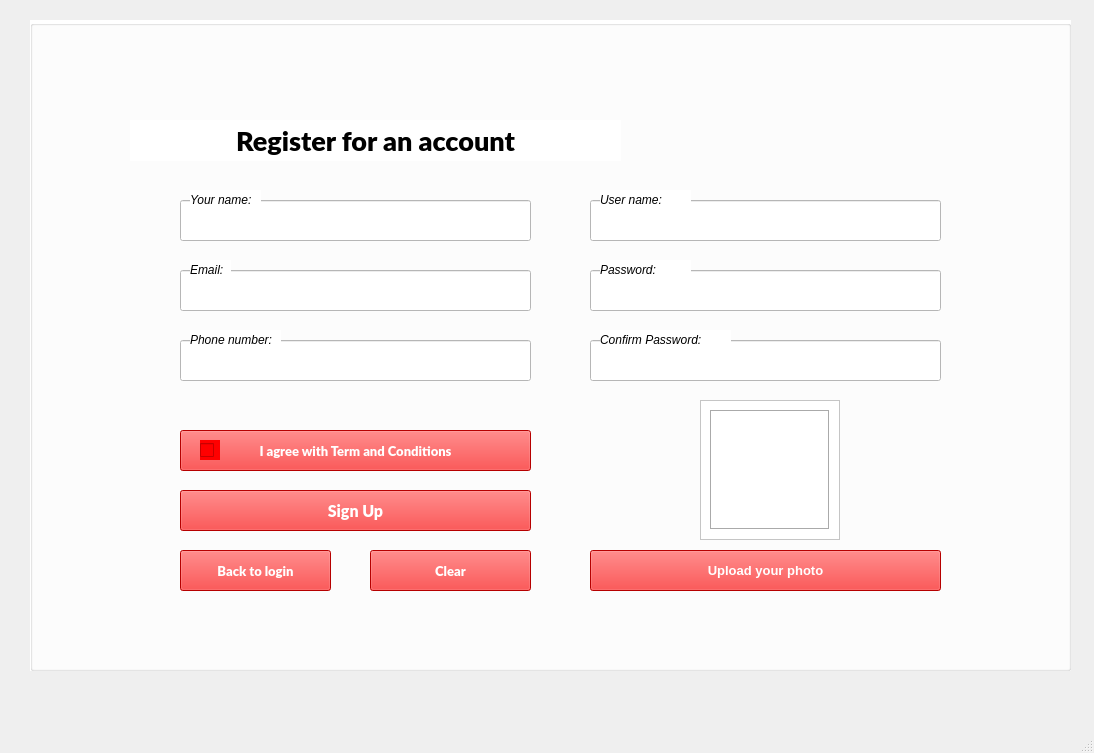
<?xml version="1.0" encoding="UTF-8"?>
<ui version="4.0">
 <class>MainWindow</class>
 <widget class="QMainWindow" name="MainWindow">
  <property name="geometry">
   <rect>
    <x>0</x>
    <y>0</y>
    <width>1094</width>
    <height>753</height>
   </rect>
  </property>
  <property name="windowTitle">
   <string>MainWindow</string>
  </property>
  <property name="styleSheet">
   <string notr="true"/>
  </property>
  <widget class="QWidget" name="centralwidget">
   <widget class="QGroupBox" name="groupBox">
    <property name="geometry">
     <rect>
      <x>30</x>
      <y>20</y>
      <width>1041</width>
      <height>651</height>
     </rect>
    </property>
    <property name="font">
     <font>
      <family>Rockwell</family>
      <pointsize>12</pointsize>
      <weight>50</weight>
      <bold>false</bold>
     </font>
    </property>
    <property name="styleSheet">
     <string notr="true">background-color: rgb(255, 255, 255);
color: rgb(0, 0, 0);</string>
    </property>
    <property name="title">
     <string/>
    </property>
    <property name="alignment">
     <set>Qt::AlignCenter</set>
    </property>
    <widget class="QLineEdit" name="lineEditPassword">
     <property name="geometry">
      <rect>
       <x>560</x>
       <y>250</y>
       <width>351</width>
       <height>41</height>
      </rect>
     </property>
     <property name="styleSheet">
      <string notr="true">background-color: rgb(255, 255, 255);
color: rgb(0, 0, 255);</string>
     </property>
     <property name="text">
      <string/>
     </property>
     <property name="echoMode">
      <enum>QLineEdit::Password</enum>
     </property>
    </widget>
    <widget class="QLineEdit" name="lineEditUsername">
     <property name="geometry">
      <rect>
       <x>560</x>
       <y>180</y>
       <width>351</width>
       <height>41</height>
      </rect>
     </property>
     <property name="styleSheet">
      <string notr="true">background-color: rgb(255, 255, 255);
color: rgb(0, 0, 255);</string>
     </property>
     <property name="text">
      <string/>
     </property>
    </widget>
    <widget class="QPushButton" name="pushButtonSignUp">
     <property name="geometry">
      <rect>
       <x>150</x>
       <y>470</y>
       <width>351</width>
       <height>41</height>
      </rect>
     </property>
     <property name="font">
      <font>
       <family>Lato Black</family>
       <pointsize>12</pointsize>
       <weight>75</weight>
       <bold>true</bold>
      </font>
     </property>
     <property name="styleSheet">
      <string notr="true">background-color: rgb(0, 170, 255);
background-color: rgb(255, 0, 0);
color: rgb(255, 255, 255);</string>
     </property>
     <property name="text">
      <string>Sign Up</string>
     </property>
     <property name="icon">
      <iconset>
       <normaloff>C:/Users/FPT/Downloads/6372974_account_avatar_log in_login_register_icon.png</normaloff>C:/Users/FPT/Downloads/6372974_account_avatar_log in_login_register_icon.png</iconset>
     </property>
    </widget>
    <widget class="QLabel" name="label">
     <property name="geometry">
      <rect>
       <x>100</x>
       <y>100</y>
       <width>491</width>
       <height>41</height>
      </rect>
     </property>
     <property name="font">
      <font>
       <family>Lato Black</family>
       <pointsize>20</pointsize>
       <weight>75</weight>
       <bold>true</bold>
      </font>
     </property>
     <property name="styleSheet">
      <string notr="true"/>
     </property>
     <property name="text">
      <string>Register for an account</string>
     </property>
     <property name="alignment">
      <set>Qt::AlignCenter</set>
     </property>
    </widget>
    <widget class="QLineEdit" name="lineEditConfirmPassword">
     <property name="geometry">
      <rect>
       <x>560</x>
       <y>320</y>
       <width>351</width>
       <height>41</height>
      </rect>
     </property>
     <property name="styleSheet">
      <string notr="true">background-color: rgb(255, 255, 255);
color: rgb(0, 0, 255);</string>
     </property>
     <property name="text">
      <string/>
     </property>
     <property name="echoMode">
      <enum>QLineEdit::Password</enum>
     </property>
    </widget>
    <widget class="QCheckBox" name="checkBoxAgreeTerm">
     <property name="enabled">
      <bool>true</bool>
     </property>
     <property name="geometry">
      <rect>
       <x>170</x>
       <y>420</y>
       <width>20</width>
       <height>20</height>
      </rect>
     </property>
     <property name="font">
      <font>
       <family>Lato Black</family>
       <weight>75</weight>
       <bold>true</bold>
      </font>
     </property>
     <property name="styleSheet">
      <string notr="true">background-color: rgb(255, 0, 0);</string>
     </property>
     <property name="text">
      <string/>
     </property>
    </widget>
    <widget class="QPushButton" name="pushButtonTermAndCondition">
     <property name="geometry">
      <rect>
       <x>150</x>
       <y>410</y>
       <width>351</width>
       <height>41</height>
      </rect>
     </property>
     <property name="font">
      <font>
       <family>Lato Black</family>
       <pointsize>10</pointsize>
       <weight>50</weight>
       <bold>false</bold>
       <underline>false</underline>
      </font>
     </property>
     <property name="styleSheet">
      <string notr="true">color: rgb(255, 255, 255);
background-color: rgb(255, 0, 0);</string>
     </property>
     <property name="text">
      <string>I agree with Term and Conditions</string>
     </property>
    </widget>
    <widget class="QLineEdit" name="lineEditPhoneNum">
     <property name="geometry">
      <rect>
       <x>150</x>
       <y>320</y>
       <width>351</width>
       <height>41</height>
      </rect>
     </property>
     <property name="styleSheet">
      <string notr="true">background-color: rgb(255, 255, 255);
color: rgb(0, 0, 255);</string>
     </property>
     <property name="text">
      <string/>
     </property>
     <property name="echoMode">
      <enum>QLineEdit::Normal</enum>
     </property>
    </widget>
    <widget class="QLineEdit" name="lineEditEmail">
     <property name="geometry">
      <rect>
       <x>150</x>
       <y>250</y>
       <width>351</width>
       <height>41</height>
      </rect>
     </property>
     <property name="styleSheet">
      <string notr="true">background-color: rgb(255, 255, 255);
color: rgb(0, 0, 255);</string>
     </property>
     <property name="text">
      <string/>
     </property>
     <property name="echoMode">
      <enum>QLineEdit::Normal</enum>
     </property>
    </widget>
    <widget class="QLineEdit" name="lineEditName">
     <property name="geometry">
      <rect>
       <x>150</x>
       <y>180</y>
       <width>351</width>
       <height>41</height>
      </rect>
     </property>
     <property name="styleSheet">
      <string notr="true">background-color: rgb(255, 255, 255);
color: rgb(0, 0, 0);
background-color: rgb(255, 255, 255);
color: rgb(0, 0, 255);</string>
     </property>
     <property name="text">
      <string/>
     </property>
    </widget>
    <widget class="QPushButton" name="pushButtonLogin">
     <property name="geometry">
      <rect>
       <x>150</x>
       <y>530</y>
       <width>151</width>
       <height>41</height>
      </rect>
     </property>
     <property name="font">
      <font>
       <family>Lato Black</family>
       <pointsize>10</pointsize>
       <weight>75</weight>
       <bold>true</bold>
      </font>
     </property>
     <property name="styleSheet">
      <string notr="true">background-color: rgb(0, 170, 255);
background-color: rgb(255, 0, 0);
color: rgb(255, 255, 255);</string>
     </property>
     <property name="text">
      <string>Back to login</string>
     </property>
     <property name="icon">
      <iconset>
       <normaloff>C:/Users/FPT/Downloads/6372974_account_avatar_log in_login_register_icon.png</normaloff>C:/Users/FPT/Downloads/6372974_account_avatar_log in_login_register_icon.png</iconset>
     </property>
    </widget>
    <widget class="QPushButton" name="pushButtonClear">
     <property name="geometry">
      <rect>
       <x>340</x>
       <y>530</y>
       <width>161</width>
       <height>41</height>
      </rect>
     </property>
     <property name="font">
      <font>
       <family>Lato Black</family>
       <pointsize>10</pointsize>
       <weight>75</weight>
       <bold>true</bold>
      </font>
     </property>
     <property name="styleSheet">
      <string notr="true">background-color: rgb(0, 170, 255);
background-color: rgb(255, 0, 0);
color: rgb(255, 255, 255);</string>
     </property>
     <property name="text">
      <string>Clear</string>
     </property>
     <property name="icon">
      <iconset>
       <normaloff>C:/Users/FPT/Downloads/6372974_account_avatar_log in_login_register_icon.png</normaloff>C:/Users/FPT/Downloads/6372974_account_avatar_log in_login_register_icon.png</iconset>
     </property>
    </widget>
    <widget class="QLabel" name="label_2">
     <property name="geometry">
      <rect>
       <x>160</x>
       <y>170</y>
       <width>71</width>
       <height>20</height>
      </rect>
     </property>
     <property name="font">
      <font>
       <italic>true</italic>
      </font>
     </property>
     <property name="text">
      <string>Your name:</string>
     </property>
    </widget>
    <widget class="QLabel" name="label_5">
     <property name="geometry">
      <rect>
       <x>160</x>
       <y>240</y>
       <width>41</width>
       <height>20</height>
      </rect>
     </property>
     <property name="font">
      <font>
       <italic>true</italic>
      </font>
     </property>
     <property name="text">
      <string>Email:</string>
     </property>
    </widget>
    <widget class="QLabel" name="label_6">
     <property name="geometry">
      <rect>
       <x>160</x>
       <y>310</y>
       <width>91</width>
       <height>20</height>
      </rect>
     </property>
     <property name="font">
      <font>
       <italic>true</italic>
      </font>
     </property>
     <property name="text">
      <string>Phone number:</string>
     </property>
    </widget>
    <widget class="QLabel" name="label_11">
     <property name="geometry">
      <rect>
       <x>570</x>
       <y>170</y>
       <width>91</width>
       <height>20</height>
      </rect>
     </property>
     <property name="font">
      <font>
       <italic>true</italic>
      </font>
     </property>
     <property name="text">
      <string>User name:</string>
     </property>
    </widget>
    <widget class="QLabel" name="label_12">
     <property name="geometry">
      <rect>
       <x>570</x>
       <y>240</y>
       <width>91</width>
       <height>20</height>
      </rect>
     </property>
     <property name="font">
      <font>
       <italic>true</italic>
      </font>
     </property>
     <property name="text">
      <string>Password:</string>
     </property>
    </widget>
    <widget class="QLabel" name="label_13">
     <property name="geometry">
      <rect>
       <x>570</x>
       <y>310</y>
       <width>131</width>
       <height>20</height>
      </rect>
     </property>
     <property name="font">
      <font>
       <italic>true</italic>
      </font>
     </property>
     <property name="text">
      <string>Confirm Password:</string>
     </property>
    </widget>
    <widget class="QPushButton" name="pushButtonUpavt">
     <property name="geometry">
      <rect>
       <x>560</x>
       <y>530</y>
       <width>351</width>
       <height>41</height>
      </rect>
     </property>
     <property name="font">
      <font>
       <pointsize>10</pointsize>
       <weight>75</weight>
       <bold>true</bold>
      </font>
     </property>
     <property name="styleSheet">
      <string notr="true">background-color: rgb(0, 170, 255);
background-color: rgb(255, 0, 0);
color: rgb(255, 255, 255);</string>
     </property>
     <property name="text">
      <string>Upload your photo</string>
     </property>
     <property name="icon">
      <iconset>
       <normaloff>C:/Users/FPT/Documents/Zalo Received Files/RegisterWindow (1)/images/134229_cloud_guardar_save_store_up_icon.png</normaloff>C:/Users/FPT/Documents/Zalo Received Files/RegisterWindow (1)/images/134229_cloud_guardar_save_store_up_icon.png</iconset>
     </property>
    </widget>
    <widget class="QFrame" name="frame">
     <property name="geometry">
      <rect>
       <x>670</x>
       <y>380</y>
       <width>140</width>
       <height>140</height>
      </rect>
     </property>
     <property name="frameShape">
      <enum>QFrame::StyledPanel</enum>
     </property>
     <property name="frameShadow">
      <enum>QFrame::Sunken</enum>
     </property>
     <widget class="QLabel" name="labelAvatar">
      <property name="geometry">
       <rect>
        <x>10</x>
        <y>10</y>
        <width>120</width>
        <height>120</height>
       </rect>
      </property>
      <property name="frameShape">
       <enum>QFrame::Box</enum>
      </property>
      <property name="frameShadow">
       <enum>QFrame::Sunken</enum>
      </property>
      <property name="text">
       <string/>
      </property>
      <property name="scaledContents">
       <bool>true</bool>
      </property>
      <property name="alignment">
       <set>Qt::AlignCenter</set>
      </property>
     </widget>
    </widget>
    <zorder>pushButtonTermAndCondition</zorder>
    <zorder>lineEditPassword</zorder>
    <zorder>lineEditUsername</zorder>
    <zorder>pushButtonSignUp</zorder>
    <zorder>label</zorder>
    <zorder>lineEditConfirmPassword</zorder>
    <zorder>checkBoxAgreeTerm</zorder>
    <zorder>lineEditPhoneNum</zorder>
    <zorder>lineEditEmail</zorder>
    <zorder>lineEditName</zorder>
    <zorder>pushButtonLogin</zorder>
    <zorder>pushButtonClear</zorder>
    <zorder>label_2</zorder>
    <zorder>label_5</zorder>
    <zorder>label_6</zorder>
    <zorder>label_11</zorder>
    <zorder>label_12</zorder>
    <zorder>label_13</zorder>
    <zorder>pushButtonUpavt</zorder>
    <zorder>frame</zorder>
   </widget>
  </widget>
  <widget class="QMenuBar" name="menubar">
   <property name="geometry">
    <rect>
     <x>0</x>
     <y>0</y>
     <width>1094</width>
     <height>26</height>
    </rect>
   </property>
  </widget>
  <widget class="QStatusBar" name="statusbar"/>
 </widget>
 <resources/>
 <connections/>
</ui>
